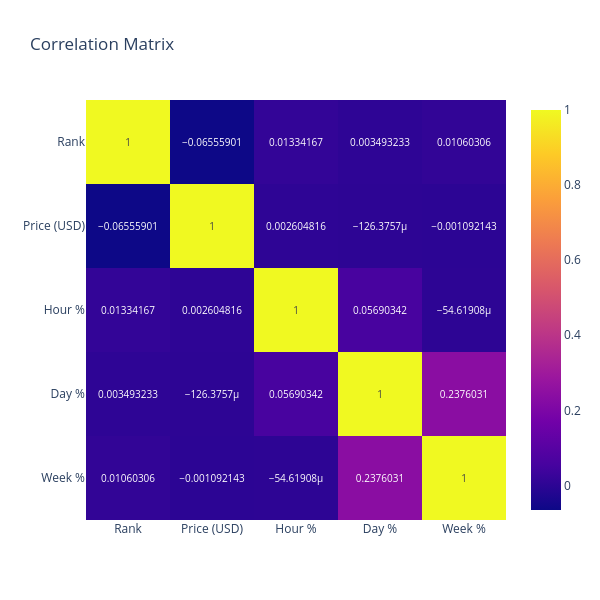

The cell this chart's notebook holds for it:
### Markdown cell above
### Observation
- A few coins dominate trading activity
- Volume drops sharply for lower-ranked coins

### Code cell
corr = df.corr(numeric_only=True)

fig = px.imshow(
    corr,
    text_auto=True,
    title="Correlation Matrix",
    width=600,
    height=600
)

fig.show()

### Figure 1 — Plotly figure (JSON) as saved in the notebook; plotly's stock layout.template omitted (floating-point values rounded to 4 significant figures)
{"data": [{"coloraxis": "coloraxis", "hovertemplate": "x: %{x}<br>y: %{y}<br>color: %{z}<extra></extra>", "name": "0", "texttemplate": "%{z}", "type": "heatmap", "x": ["Rank", "Price (USD)", "Hour %", "Day %", "Week %"], "xaxis": "x", "y": ["Rank", "Price (USD)", "Hour %", "Day %", "Week %"], "yaxis": "y", "z": [[1, -0.06556, 0.01334, 0.003493, 0.0106], [-0.06556, 1, 0.002605, -0.0001264, -0.001092], [0.01334, 0.002605, 1, 0.0569, -5.462e-05], [0.003493, -0.0001264, 0.0569, 1, 0.2376], [0.0106, -0.001092, -5.462e-05, 0.2376, 1]]}], "layout": {"coloraxis": {"colorscale": [[0, "#0d0887"], [0.1111, "#46039f"], [0.2222, "#7201a8"], [0.3333, "#9c179e"], [0.4444, "#bd3786"], [0.5556, "#d8576b"], [0.6667, "#ed7953"], [0.7778, "#fb9f3a"], [0.8889, "#fdca26"], [1, "#f0f921"]]}, "height": 600, "title": {"text": "Correlation Matrix"}, "width": 600, "xaxis": {"anchor": "y", "autorange": true, "constrain": "domain", "domain": [0.01163, 0.9884], "range": [-0.5, 4.5], "scaleanchor": "y", "type": "category"}, "yaxis": {"anchor": "x", "autorange": true, "constrain": "domain", "domain": [0, 1], "range": [4.5, -0.5], "type": "category"}}}
